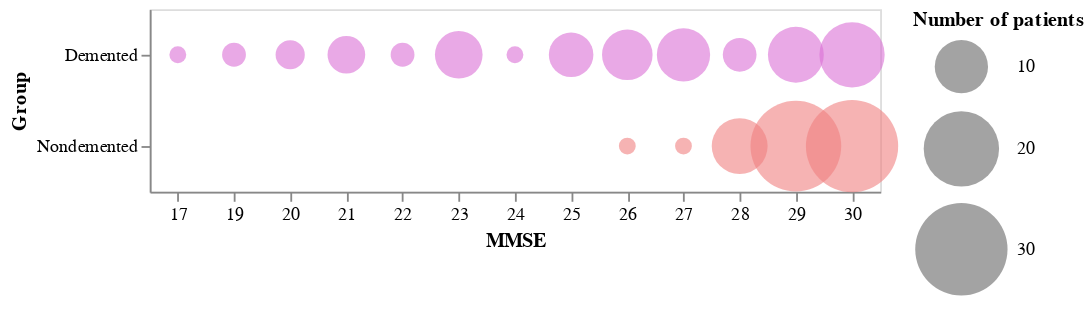

Notebook code for this chart:
### Code cell
# Group vs MMSE
GM = df.groupby(['Group','MMSE']).size().reset_index()
GM.columns = ['Group',	'MMSE',	'Number of patients']

alt.Chart(GM).mark_circle(
    opacity=0.6
).encode(
    alt.X('MMSE:O', axis=alt.Axis(labelAngle=0)),
    alt.Y('Group:N'),
    alt.Size('Number of patients:Q',
        scale=alt.Scale(range=[0, 2555]),
        legend=alt.Legend(orient="right", 
        values=[10, 20, 30])),
    color = alt.Color('Group:N', scale=alt.Scale(
        domain = ['Demented', 'Nondemented'], 
        range = ['orchid', 'lightcoral']), 
        legend=None)
).properties(width=400, height=100)

### Figure 1 — Vega-Lite specification as saved in the notebook (floating-point values rounded to 4 significant figures)
{"config": {"view": {"continuousWidth": 400, "continuousHeight": 300}}, "data": {"name": "data-5b1723caa0b32e040800fb279a1d0950"}, "mark": {"type": "circle", "opacity": 0.6}, "encoding": {"color": {"type": "nominal", "field": "Group", "legend": null, "scale": {"domain": ["Demented", "Nondemented"], "range": ["orchid", "lightcoral"]}}, "size": {"type": "quantitative", "field": "Number of patients", "legend": {"orient": "right", "values": [10, 20, 30]}, "scale": {"range": [0, 2555]}}, "x": {"type": "ordinal", "axis": {"labelAngle": 0}, "field": "MMSE"}, "y": {"type": "nominal", "field": "Group"}}, "height": 100, "width": 400, "$schema": "https://vega.github.io/schema/vega-lite/v4.8.1.json", "datasets": {"data-5b1723caa0b32e040800fb279a1d0950": [{"Group": "Demented", "MMSE": 17.0, "Number of patients": 1}, {"Group": "Demented", "MMSE": 19.0, "Number of patients": 2}, {"Group": "Demented", "MMSE": 20.0, "Number of patients": 3}, {"Group": "Demented", "MMSE": 21.0, "Number of patients": 5}, {"Group": "Demented", "MMSE": 22.0, "Number of patients": 2}, {"Group": "Demented", "MMSE": 23.0, "Number of patients": 8}, {"Group": "Demented", "MMSE": 24.0, "Number of patients": 1}, {"Group": "Demented", "MMSE": 25.0, "Number of patients": 7}, {"Group": "Demented", "MMSE": 26.0, "Number of patients": 9}, {"Group": "Demented", "MMSE": 27.0, "Number of patients": 10}, {"Group": "Demented", "MMSE": 28.0, "Number of patients": 4}, {"Group": "Demented", "MMSE": 29.0, "Number of patients": 11}, {"Group": "Demented", "MMSE": 30.0, "Number of patients": 15}, {"Group": "Nondemented", "MMSE": 26.0, "Number of patients": 1}, {"Group": "Nondemented", "MMSE": 27.0, "Number of patients": 1}, {"Group": "Nondemented", "MMSE": 28.0, "Number of patients": 11}, {"Group": "Nondemented", "MMSE": 29.0, "Number of patients": 29}, {"Group": "Nondemented", "MMSE": 30.0, "Number of patients": 30}]}}
